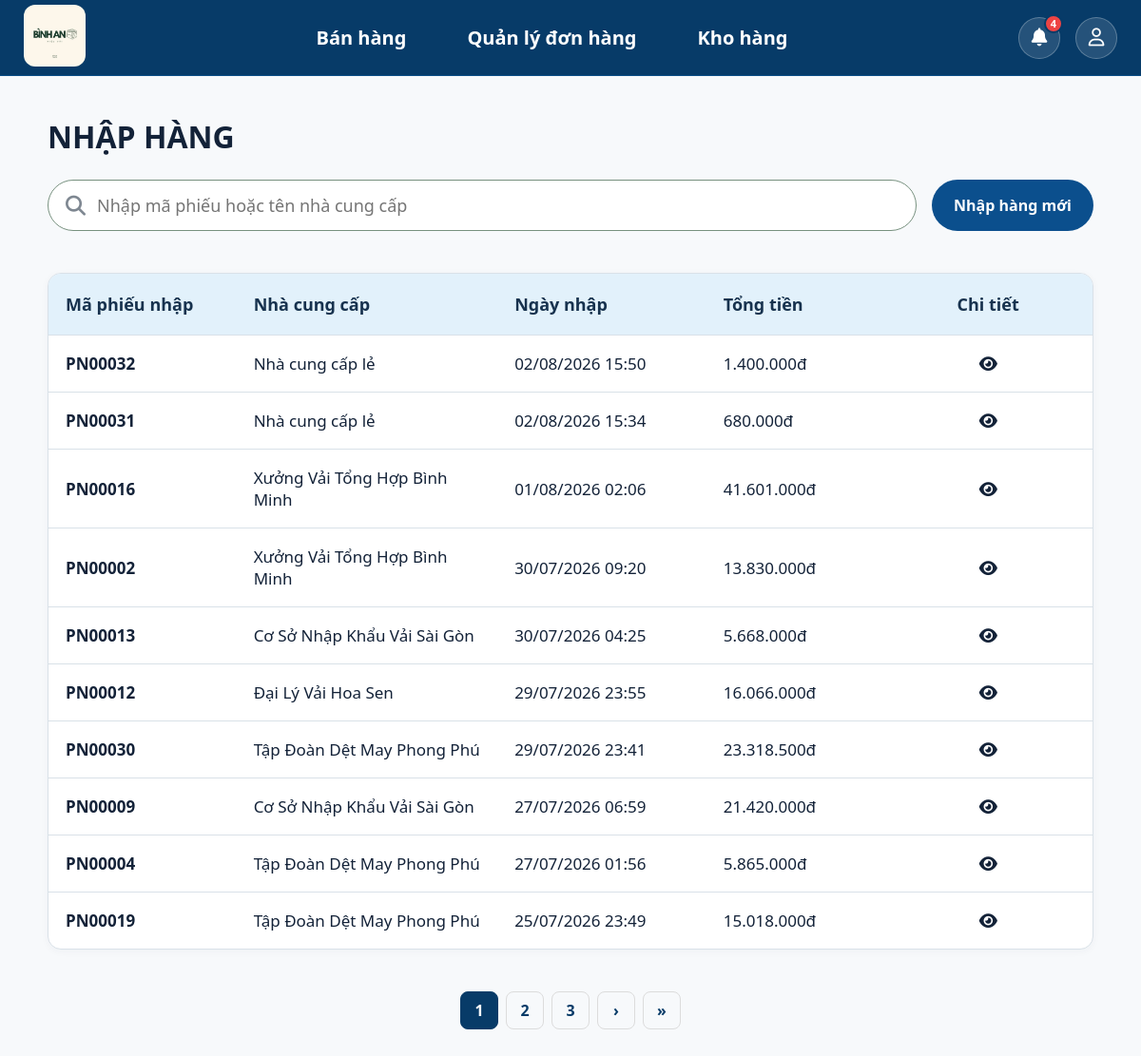
The app's page /inventory/purchase/ (signed in), older data.
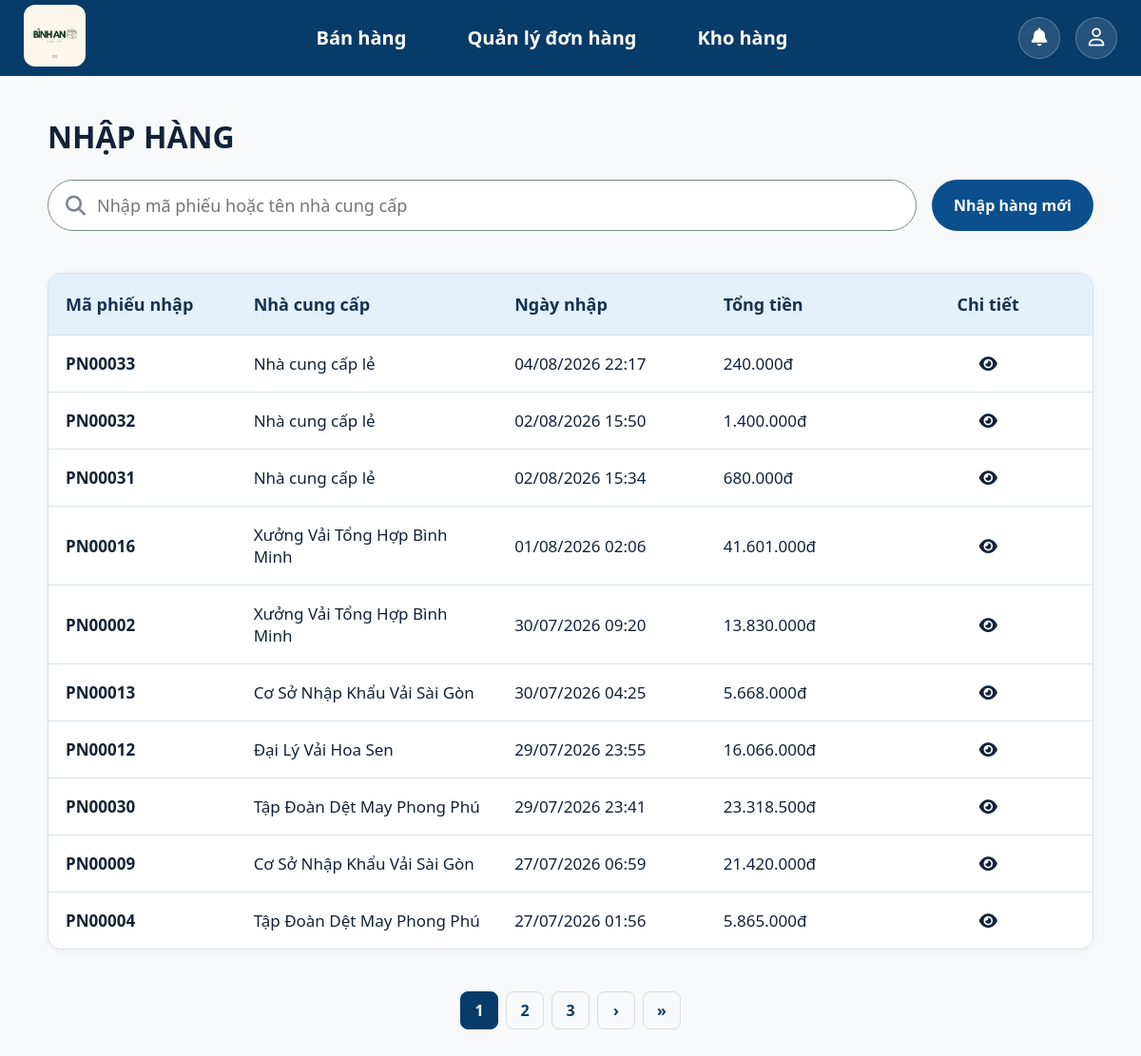
The same page, newer data.
### inventory/models.py (models this page shows, shortened)
class PurchaseReceipt(models.Model):
    employee = models.ForeignKey(settings.AUTH_USER_MODEL, on_delete=models.PROTECT, related_name="purchase_receipts",verbose_name="Người lập"
    )
    supplier_name = models.CharField( max_length=200,verbose_name="Tên nhà cung cấp")
    supplier_phone = models.CharField(max_length=15,blank=True,verbose_name="SĐT nhà cung cấp")
    total_amount = models.DecimalField( max_digits=14, decimal_places=0,default=0,verbose_name="Tổng tiền")
    created_at = models.DateTimeField( auto_now_add=True,verbose_name="Ngày nhập")
    updated_at = models.DateTimeField(auto_now=True)
    class Meta:
        verbose_name = "Phiếu nhập"
        verbose_name_plural = "Phiếu nhập"
        ordering = ["-created_at"]
    @property
    def purchase_code(self):
        return f"PN{self.pk:05d}"

### inventory/views.py (the view)
# urls.py: path("purchase/", views.purchase_list, name="purchase_list",),
@login_required(login_url="login")
def purchase_list(request):
    query = request.GET.get("q", "").strip()
    purchases = process_search_purchase(query=query)
    paginator = Paginator(purchases, 10)
    page_number = request.GET.get("page")
    page_obj = paginator.get_page(page_number)
    return render(
        request,
        "inventory/purchase_management.html",
        {
            "purchases": page_obj,
            "page_obj": page_obj,
            "query": query,
        },
    )

### accounts/context_processors.py (called while the page is built)
def notifications_context(request):
    if request.user.is_authenticated:
        user_notifications = Notification.objects.filter(receiver=request.user).order_by("-created_at")[:10]
        unread_count = Notification.objects.filter(receiver=request.user, is_read=False).count()
        return {
            "notifications": user_notifications,
            "unread_notification_count": unread_count,
        }
    return {
        "notifications": [],
        "unread_notification_count": 0,
    }

### accounts/models.py (called while the page is built)
    @property
    def is_owner(self):
        return self.role == self.Role.OWNER

### inventory/utils.py (called while the page is built, shortened)
def process_search_purchase(query=""):
    purchases = PurchaseReceipt.objects.select_related("employee").all().order_by("-created_at")
    query = query.strip() if query else ""
    return purchases

### sales/templatetags/money.py (called while the page is built)
@register.filter
def money(value):
    if value in [None, ""]:
        return ""
    try:
        numeric_value = float(value)
        return f"{numeric_value:,.0f}".replace(",", ".") + "đ"
    except (ValueError, TypeError):
        return value

### templates/inventory/purchase_management.html (shortened to what this page needs)
{% extends "base.html" %}
{% load static %}
{% load money%}
{% block css %}
<link rel="stylesheet" href="{% static 'css/orders_management.css' %}">
<link rel="stylesheet" href="{% static 'css/layout.css' %}">
<link rel="stylesheet" href="{% static 'css/base.css' %}">
<link rel="stylesheet" href="{% static 'css/inventory.css' %}">
{% endblock %}
{% block content %}
    <div class="page-content">
        <div class="page-heading">
            <div>
                <h1>NHẬP HÀNG</h1>
            </div>
        </div>
        <div class="search-header">
            <form id="searchForm" class="search-form"method="get">
                <i class="fa-solid fa-magnifying-glass"></i>
                <input id="q" name="q" value="{{ query }}" placeholder="Nhập mã phiếu hoặc tên nhà cung cấp" autocomplete="off">
            </form>
            <div class="search-actions">
                <a href="{% url 'inventory:purchase_create' %}" class="btn-add">
                    Nhập hàng mới
                </a>
            </div>
        </div>
        <section class="table-card">
            <table>
                <thead>
                    <tr>
                        <th width="18%">Mã phiếu nhập</th>
                        <th width="25%">Nhà cung cấp</th>
                        <th width="20%">Ngày nhập</th>
                        <th width="17%">Tổng tiền</th>
                        <th width="20%">Chi tiết</th>
                    </tr>
                </thead>
                <tbody id="purchase-list-body">
                    {% for purchase in purchases %}
                        <tr class="purchase-row"
                            data-id="{{ purchase.id }}"
                            data-status="{{ purchase.status }}"
                            onclick="window.location='{% url 'inventory:purchase_detail' purchase.id %}'"
                            style="cursor: pointer;">
                            <td><strong>{{ purchase.purchase_code }}</strong></td>
                            <td>{{ purchase.supplier_name|default:"Nhà cung cấp lẻ" }}</td>
                            <td>{{ purchase.created_at|date:"d/m/Y H:i" }}</td>
                            <td class="total-money">{{ purchase.total_amount|money }}</td>
                            <td><i class="fa-solid fa-eye"></i></td>
                        </tr>
                    {% empty %}
                        <tr>
                            <td colspan="5" class="empty-state" style="text-align: center; padding: 30px; color: #666;">
                                Chưa có phiếu nhập nào
                            </td>
                        </tr>
                    {% endfor %}
                </tbody>
            </table>
        </section>
        <div class="pagination">
            {% for num in page_obj.paginator.page_range %}
                {% if page_obj.number == num %}
                    <span class="current">{{ num }}</span>
                {% elif num > page_obj.number|add:'-3' and num < page_obj.number|add:'3' %}
                    <a href="?page={{ num }}&q={{ query }}">
                        {{ num }}
                    </a>
                {% endif %}
            {% endfor %}
            {% if page_obj.has_next %}
                <a href="?page={{ page_obj.next_page_number }}&q={{ query }}">›</a>
                <a href="?page={{ page_obj.paginator.num_pages }}&q={{ query }}">»</a>
            {% endif %}
        </div>
    </div>
{% endblock%}

Row changes from the older to the newer data that the page shows:
no longer on this page (row unchanged): PurchaseReceipt: purchase_code "PN00019", supplier_name "Tập Đoàn Dệt May Phong Phú", created_at "25/07/2026 23:49", total_amount "15.018.000đ"
added PurchaseReceipt: purchase_code "PN00033", supplier_name "Nhà cung cấp lẻ", created_at "04/08/2026 22:17", total_amount "240.000đ"
Text that changed along with them:
{{ unread_notification_count }}: "4" → (not shown)
